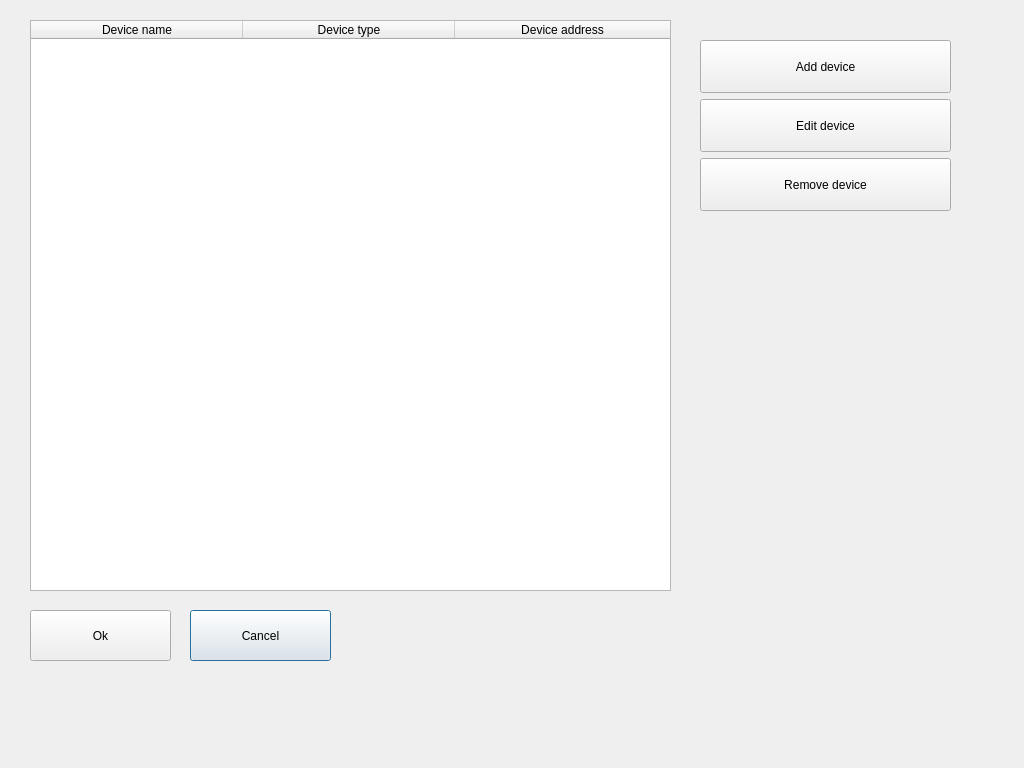
<?xml version="1.0" encoding="UTF-8"?>
<ui version="4.0">
 <class>DevicesConfiguration</class>
 <widget class="QDialog" name="DevicesConfiguration">
  <property name="geometry">
   <rect>
    <x>0</x>
    <y>0</y>
    <width>1024</width>
    <height>768</height>
   </rect>
  </property>
  <property name="windowTitle">
   <string>Dialog</string>
  </property>
  <widget class="QTableWidget" name="devicesWidget">
   <property name="geometry">
    <rect>
     <x>30</x>
     <y>20</y>
     <width>641</width>
     <height>571</height>
    </rect>
   </property>
   <property name="editTriggers">
    <set>QAbstractItemView::NoEditTriggers</set>
   </property>
   <property name="selectionMode">
    <enum>QAbstractItemView::SingleSelection</enum>
   </property>
   <property name="selectionBehavior">
    <enum>QAbstractItemView::SelectRows</enum>
   </property>
   <property name="showGrid">
    <bool>false</bool>
   </property>
   <property name="columnCount">
    <number>3</number>
   </property>
   <attribute name="horizontalHeaderCascadingSectionResizes">
    <bool>true</bool>
   </attribute>
   <attribute name="horizontalHeaderDefaultSectionSize">
    <number>212</number>
   </attribute>
   <attribute name="horizontalHeaderMinimumSectionSize">
    <number>212</number>
   </attribute>
   <attribute name="horizontalHeaderStretchLastSection">
    <bool>true</bool>
   </attribute>
   <attribute name="verticalHeaderVisible">
    <bool>false</bool>
   </attribute>
   <attribute name="verticalHeaderCascadingSectionResizes">
    <bool>false</bool>
   </attribute>
   <attribute name="verticalHeaderDefaultSectionSize">
    <number>40</number>
   </attribute>
   <column>
    <property name="text">
     <string>Device name</string>
    </property>
   </column>
   <column>
    <property name="text">
     <string>Device type</string>
    </property>
   </column>
   <column>
    <property name="text">
     <string>Device address</string>
    </property>
   </column>
  </widget>
  <widget class="QPushButton" name="backButton">
   <property name="geometry">
    <rect>
     <x>190</x>
     <y>610</y>
     <width>141</width>
     <height>51</height>
    </rect>
   </property>
   <property name="text">
    <string>Cancel</string>
   </property>
   <property name="icon">
    <iconset resource="../resources/themes.qrc">
     <normaloff>:/images/cancel.png</normaloff>:/images/cancel.png</iconset>
   </property>
   <property name="iconSize">
    <size>
     <width>32</width>
     <height>32</height>
    </size>
   </property>
  </widget>
  <widget class="QWidget" name="layoutWidget">
   <property name="geometry">
    <rect>
     <x>700</x>
     <y>40</y>
     <width>251</width>
     <height>171</height>
    </rect>
   </property>
   <layout class="QVBoxLayout" name="verticalLayout">
    <item>
     <widget class="QPushButton" name="addDeviceButton">
      <property name="sizePolicy">
       <sizepolicy hsizetype="Minimum" vsizetype="MinimumExpanding">
        <horstretch>0</horstretch>
        <verstretch>0</verstretch>
       </sizepolicy>
      </property>
      <property name="text">
       <string>Add device</string>
      </property>
      <property name="icon">
       <iconset resource="../resources/themes.qrc">
        <normaloff>:/images/add.png</normaloff>:/images/add.png</iconset>
      </property>
      <property name="iconSize">
       <size>
        <width>32</width>
        <height>32</height>
       </size>
      </property>
     </widget>
    </item>
    <item>
     <widget class="QPushButton" name="editDeviceButton">
      <property name="sizePolicy">
       <sizepolicy hsizetype="Minimum" vsizetype="MinimumExpanding">
        <horstretch>0</horstretch>
        <verstretch>0</verstretch>
       </sizepolicy>
      </property>
      <property name="text">
       <string>Edit device</string>
      </property>
      <property name="icon">
       <iconset resource="../resources/themes.qrc">
        <normaloff>:/images/pencil.png</normaloff>:/images/pencil.png</iconset>
      </property>
      <property name="iconSize">
       <size>
        <width>32</width>
        <height>32</height>
       </size>
      </property>
     </widget>
    </item>
    <item>
     <widget class="QPushButton" name="removeDeviceButton">
      <property name="sizePolicy">
       <sizepolicy hsizetype="Minimum" vsizetype="MinimumExpanding">
        <horstretch>0</horstretch>
        <verstretch>0</verstretch>
       </sizepolicy>
      </property>
      <property name="text">
       <string>Remove device</string>
      </property>
      <property name="icon">
       <iconset resource="../resources/themes.qrc">
        <normaloff>:/images/delete.png</normaloff>:/images/delete.png</iconset>
      </property>
      <property name="iconSize">
       <size>
        <width>32</width>
        <height>32</height>
       </size>
      </property>
     </widget>
    </item>
   </layout>
  </widget>
  <widget class="QPushButton" name="applyButton">
   <property name="geometry">
    <rect>
     <x>30</x>
     <y>610</y>
     <width>141</width>
     <height>51</height>
    </rect>
   </property>
   <property name="text">
    <string>Ok</string>
   </property>
   <property name="icon">
    <iconset resource="../resources/themes.qrc">
     <normaloff>:/images/ok.png</normaloff>:/images/ok.png</iconset>
   </property>
   <property name="iconSize">
    <size>
     <width>32</width>
     <height>32</height>
    </size>
   </property>
  </widget>
 </widget>
 <resources>
  <include location="../resources/themes.qrc"/>
 </resources>
 <connections>
  <connection>
   <sender>backButton</sender>
   <signal>clicked()</signal>
   <receiver>DevicesConfiguration</receiver>
   <slot>reject()</slot>
   <hints>
    <hint type="sourcelabel">
     <x>163</x>
     <y>645</y>
    </hint>
    <hint type="destinationlabel">
     <x>250</x>
     <y>643</y>
    </hint>
   </hints>
  </connection>
  <connection>
   <sender>applyButton</sender>
   <signal>clicked()</signal>
   <receiver>DevicesConfiguration</receiver>
   <slot>accept()</slot>
   <hints>
    <hint type="sourcelabel">
     <x>627</x>
     <y>658</y>
    </hint>
    <hint type="destinationlabel">
     <x>780</x>
     <y>634</y>
    </hint>
   </hints>
  </connection>
 </connections>
</ui>
